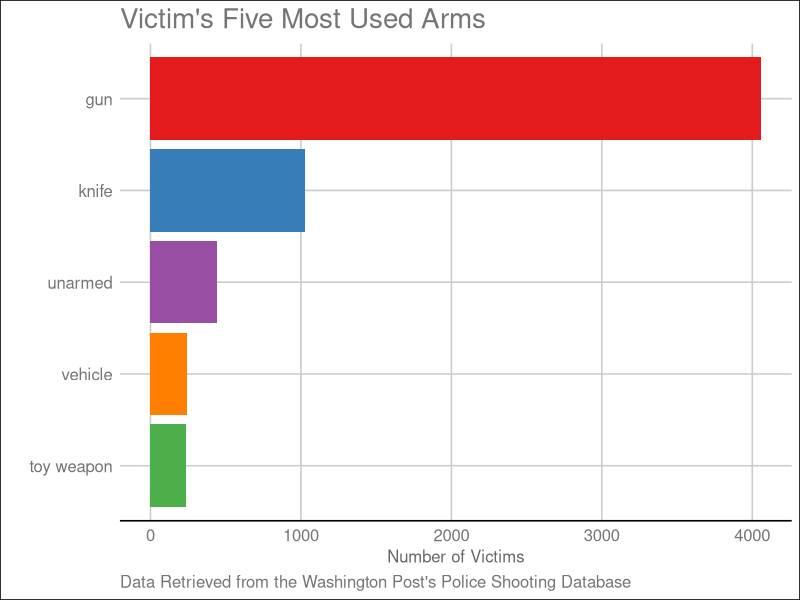

Here is the R script that generated this plot:
# Emm Ocampo
# Chart three for deliverable

# Load required packages.
library(ggplot2)
library(tidyverse)
library(ggthemes)


# Load relevant csv file and condense the number of victims by type of arm
police_shootings2 <- read.csv("../data/fatal-police-shootings-data.csv", stringsAsFactors = FALSE) %>% 
  mutate(Victims = 1) %>% 
  group_by(armed) %>% 
  summarise(Victims = sum(Victims)) %>% 
  arrange(-Victims) %>% 
  slice_head(n = 5)

# Bar graph with the number of Victims by type of arm
chart_three <- ggplot(police_shootings2,
                      aes(x = Victims,
                          y = reorder(armed, Victims),
                          label = Victims,
                          fill = armed)) +
               geom_bar(stat = 'identity') +
               labs(title = "Victim's Five Most Used Arms",
                    caption = "Data Retrieved from the Washington Post's Police Shooting Database",
                    x = "Number of Victims",
                    y = "") +
               theme_gdocs() +
               theme(axis.title = element_text()) +
               scale_fill_brewer(palette = "Set1") +
               guides(fill = "none")
chart_three